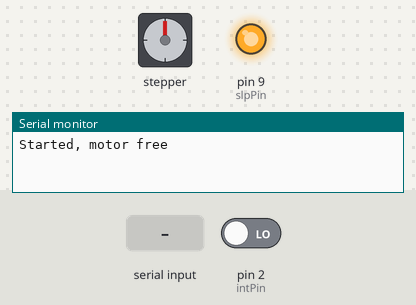
The sketch below on a simulated Arduino Uno, built with avr-gcc and run on an emulated ATmega328P. On the bench: stepper motor, output pins drawn as LEDs (lit = HIGH), the last lines printed to the serial monitor. Wiring (inferred from the names in the program): stepper motor driver (200 steps per turn assumed): step pin 11; direction pin 12. Inputs (shaded band) come from the test bench; at power-on: pin 2 (intPin) LOW. Pins used as bus, display or sensor lines are not drawn.

Above: at 1.2 s.
1.3 s: "active\n" received over Serial
At 1.8 s:
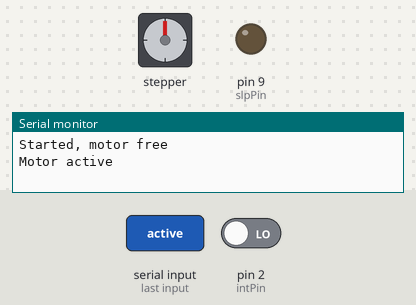
2.8 s: pin 2 (intPin) driven HIGH
At 3.6 s:
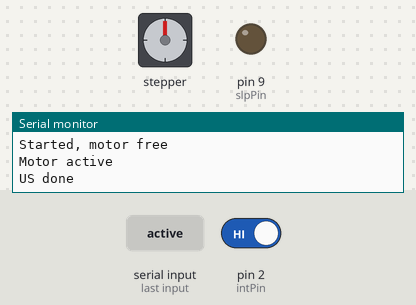
4.3 s: "free\n" received over Serial
At 5.2 s:
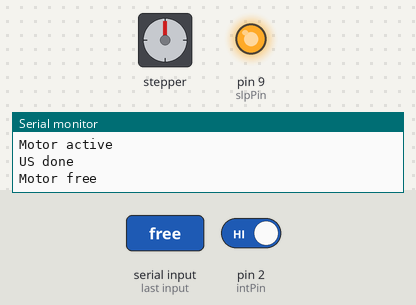
Timing chart, 0 to 7.3 s (numbered marks = the images above; inputs shaded):
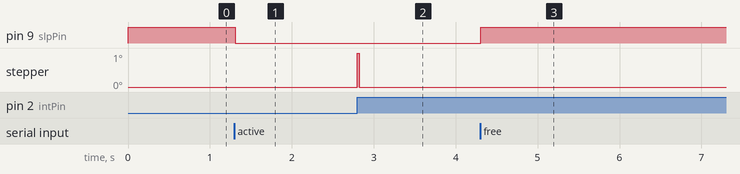

Measured:
- after the input at 1.3 s, pin 9 (slpPin): HIGH → LOW at once
- after the input at 2.8 s, stepper: goes 1° 0.02 s, then 0°, starting at once
- after the input at 4.3 s, pin 9 (slpPin): LOW → HIGH at once

The sketch:

DTSC_US.ino
```cpp
/*
 * Author: Joey Broussard
 * PNI, 20200812
 *
 * Control of the stepper motor performed on dedicated arduino
 * for the Delayed Tactile Startle Conditioning paradigm. Designed for
 * master Arduino to activate interrupt input on the Arduino running
 * this sketch to generate the US. No specialized libraries are
 * required as the motion of the US is controlled by an EasyDriver.
 *
 * todo:
 */

#include "Arduino.h"
#include <Wire.h>

//Pins
const int intPin = 2;//interrupt pin
const int slpPin = 9;//sleep pin, LOW = motor free
const int stepPin = 11;//step pin
const int dirPin = 12;//direction pin

//Cues for movement/direction
volatile long target = 5;//steps to rotate US forward
volatile long steps = 0;
const int smallAttack = 1;
const int medAttack = 3;
const int bigAttack = 5;//steps for big attack


void setup()
{
  //////////////////Pins/////////////////////////////////
  //Setup interrupt
  pinMode(intPin,INPUT);
  attachInterrupt(digitalPinToInterrupt(intPin),US,RISING);
  //Setup pin for deactivating the motor
  pinMode(slpPin,OUTPUT);
  digitalWrite(slpPin,HIGH);//HIGH = Motor in free run until receives commands
  //Direction pin changes direction of running
  pinMode(dirPin,OUTPUT);
  digitalWrite(dirPin,HIGH);
  //Step pin
  pinMode(stepPin,OUTPUT);
  digitalWrite(stepPin,LOW);

  /////////////////////Communication//////////////////////////
  //Initialize serial and report initial state
  Serial.begin(9600);
  Serial.println("Started, motor free");
  //Initialize I2C, declare event function
  Wire.begin(8);
  Wire.onReceive(receiveEvent);
}
/*Handling serial and I2C inputs*/
void commandIn(String str){
  if (str.length()==0){
    Serial.println("Couldn't parse");
  }
  if (str == "free"){
    digitalWrite(slpPin,HIGH);
    Serial.println("Motor free");
  }else if (str == "active"){
    digitalWrite(slpPin,LOW);
    Serial.println("Motor active");
  }
}
/*I2C event handler*/
void receiveEvent(int howMany){
  //Read the bytes off wire
  //First byte (0 = active/free, 1 = bigAttack val)
  //Second byte (0 = active/1, 1 = free/medAttack val, 2 = bigAttack)
  int state2change = Wire.read();
  int newStateVal = Wire.read();
  if (state2change == 0){
    if (newStateVal == 0) {
      commandIn("active");
    }else if (newStateVal == 1) {
      commandIn("free");
    }
  }else if (state2change == 1) {
    if (newStateVal == 0){
      target = smallAttack;
      Serial.println("Using small attack");
    }else if (newStateVal == 1){
      target = medAttack;
      Serial.println("Using medium attack");
    }else if (newStateVal == 2){
      target = bigAttack;
      Serial.println("Using big attack");
    }
  }
  //Finish emptying the wire if not yet done
  while (Wire.available()){
    Wire.read();
  }
}
/*US occurs on rising interrupt pin*/
void US()
{

  while (steps<target){
    digitalWrite(stepPin,HIGH);
    delayMicroseconds(1000);
    digitalWrite(stepPin,LOW);
    delayMicroseconds(1000);
    steps++;
  };
  steps = 0;
  digitalWrite(dirPin,!digitalRead(dirPin));

  while (steps<target){
    digitalWrite(stepPin,HIGH);
    delayMicroseconds(1000);
    digitalWrite(stepPin,LOW);
    delayMicroseconds(1000);
    steps++;
  };
  steps = 0;
  digitalWrite(dirPin,!digitalRead(dirPin));

  Serial.println("US done");

}

void loop(){
  //Wait for serial commands to dictate motor state
  if (Serial.available() > 0) {
    String inString = Serial.readStringUntil('\n');
    inString.replace("\n","");
    inString.replace("\r","");
    commandIn(inString);
  }
}
```
